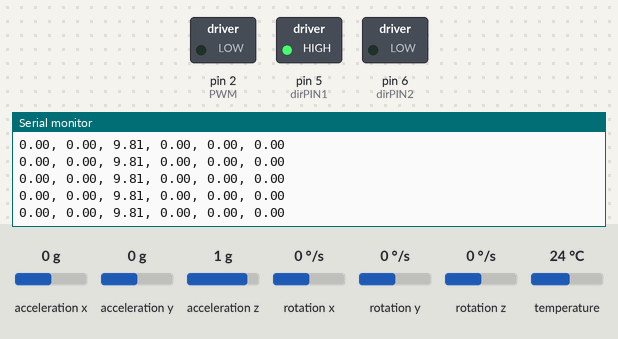
A sketch run on a simulated Arduino Uno, built with avr-gcc and run on an emulated ATmega328P. Parts: switched loads named in the sketch (green lamp = pin HIGH), the last lines printed to the serial monitor. The test bench sets the inputs (shaded band); at power-on: acceleration x 0 g, acceleration y 0 g, acceleration z 1 g, rotation x 0 °/s, rotation y 0 °/s, rotation z 0 °/s, temperature 24 °C.

Above: at 9.2 s.
9.3 s: acceleration x set to 0.8 g
At 10.1 s:
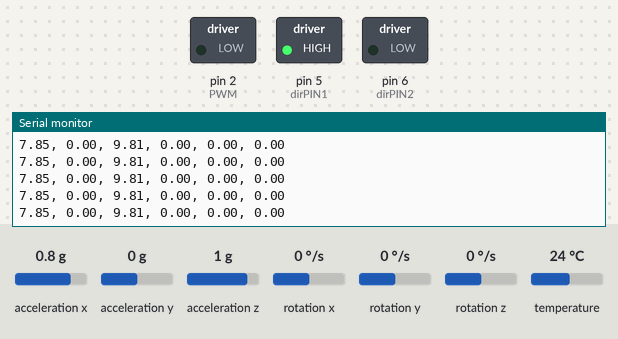
12.3 s: acceleration y set to -1.4 g
At 12.9 s:
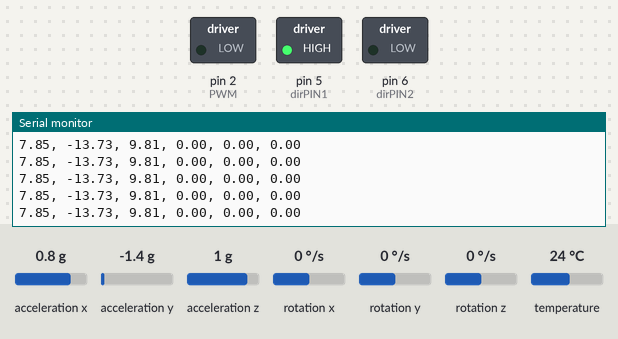

The sketch:

create_dataset.ino
```cpp
#include <Adafruit_MPU6050.h>
#include <Adafruit_Sensor.h>
#include <Wire.h>

#define dirPIN1 5
#define dirPIN2 6
#define PWM 2
#define totalMeasurements 10000

Adafruit_MPU6050 mpu;
int measurementsCount = 0;

void setup() {
  pinMode(dirPIN1, OUTPUT);
  pinMode(dirPIN2, OUTPUT);
  pinMode(PWM, OUTPUT);

  Serial.begin(115200);
  while (!Serial)
    delay(10); // pause until serial console opens

  // Try to initialize!
  if (!mpu.begin()) {
    Serial.println("Failed to find MPU6050 chip");
    while (1) {
      delay(10);
    }
  }

  // Accelerometer Settings
  mpu.setAccelerometerRange(MPU6050_RANGE_8_G);
  mpu.setGyroRange(MPU6050_RANGE_500_DEG);
  mpu.setFilterBandwidth(MPU6050_BAND_21_HZ);
  Serial.print("aX,aY,aZ,gX,gY,gZ");

  analogWrite(PWM, 85);     // Define Speed (values in [0, 255])

  // Define Direction of Rotation
  digitalWrite(dirPIN1, HIGH);
  digitalWrite(dirPIN2, LOW);

  // Wait to reach nominal velocity
  delay(8000);
}

void loop() {
  while (measurementsCount++ < totalMeasurements) {
    // Get new sensor events with the readings
    // accelerometer, gyroscope, temperature
    sensors_event_t a, g, temp;
    mpu.getEvent(&a, &g, &temp);

    // Print to .csv format
    Serial.println();
    Serial.print(a.acceleration.x);
    Serial.print(", ");
    Serial.print(a.acceleration.y);
    Serial.print(", ");
    Serial.print(a.acceleration.z);
    Serial.print(", ");

    Serial.print(g.gyro.x);
    Serial.print(", ");
    Serial.print(g.gyro.y);
    Serial.print(", ");
    Serial.print(g.gyro.z);

    delay(4);   // Sampling Frequency = 1kHz
  }
   analogWrite(PWM, 0);   // Turn off the Motor
}
```

Measured:
- after the input at 9.3 s, the serial monitor: prints a new line at once (image 1)
- after the input at 12.3 s, the serial monitor: prints a new line at once (image 2)
